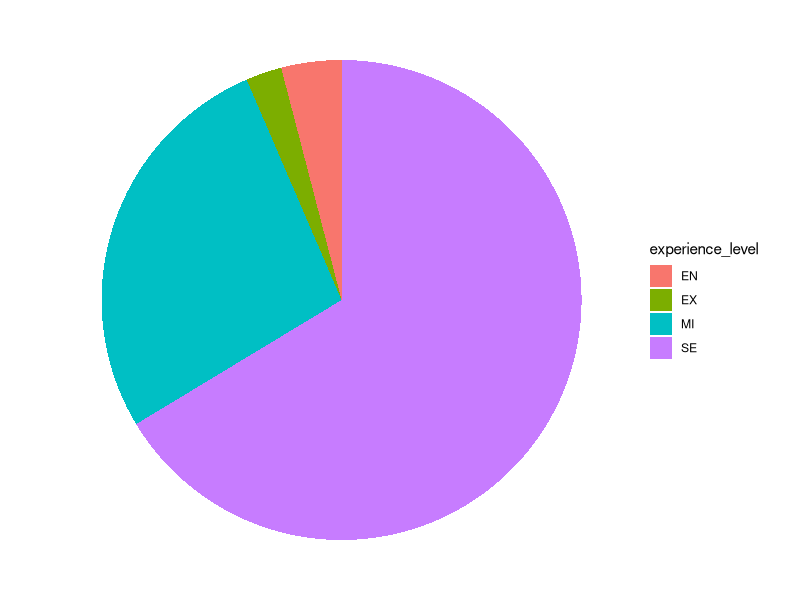
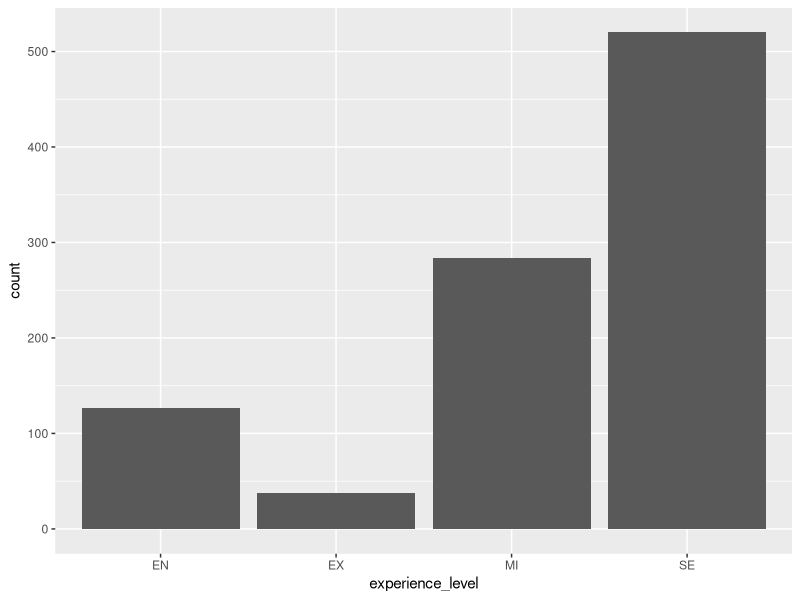
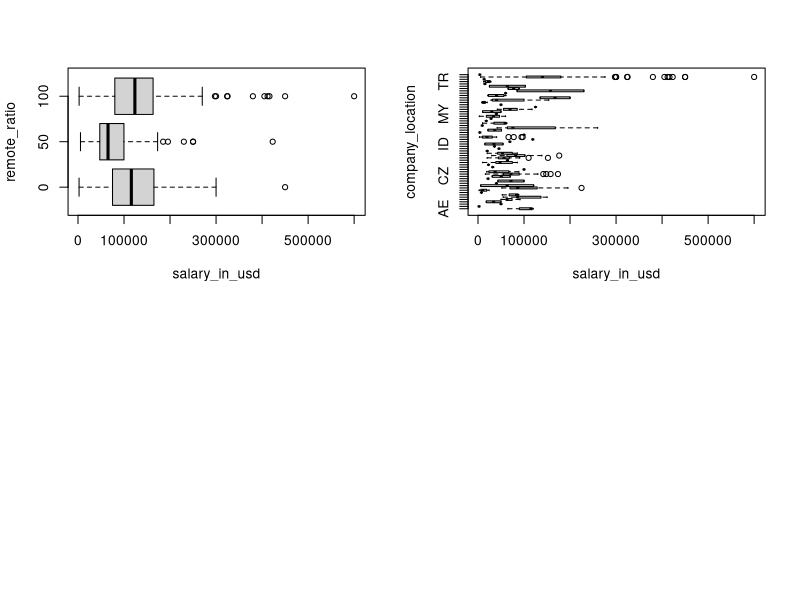
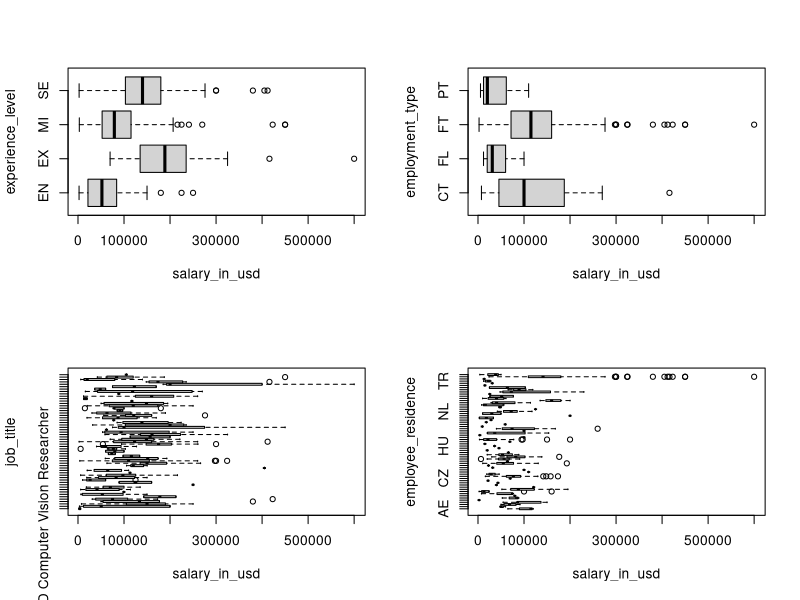

Write the R code that produced these figures, in order.
## ---- chunk 1
knitr::opts_chunk$set(echo = TRUE)
library(kableExtra)
library(psych)
library(ggplot2)
options(scipen=999)
## ---- chunk 2
desc <- read.csv('description.csv')
kable(desc, caption="Variable Names and Description", format='latex') %>%
  kable_styling(latex_options = c("striped", "hold_position", "scale_down"))
## ---- chunk 3
df <- read.csv('ds_salaries.csv')
temp <- c('salary_currency','salary','salary_in_usd')
df1 <- df[temp]
kable(head(df1), caption="Salary Variable vs Salary in USD Variable") %>%
  kable_styling(latex_options = c(font_size=11,"striped", "hold_position"))
## ---- chunk 4
#kable(describe(df), caption="Summary of the DS Salary Dataset", digits=2) %>%
#  kable_styling(latex_options = c(font_size=11,"striped", "hold_position", "scale_down"))
## ---- chunk 5
ggplot(df, aes(x="", y=experience_level, fill=experience_level)) +
  geom_bar(stat="identity", width=1) +
  coord_polar("y", start=0) +
  theme_void()
## ---- chunk 6
par(mfrow=c(1,3))
ggplot(df, aes(experience_level, ..count..)) +
  geom_bar(aes(fill=remote_ratio), position="dodge")
## ---- chunk 7
par(mfrow=c(2,2))
boxplot(salary_in_usd~remote_ratio, data=df, horizontal = TRUE)
boxplot(salary_in_usd~company_location, data=df, horizontal = TRUE)
#hist(df$company_size)#, data=df)#, horizontal = TRUE)
## ---- chunk 8
par(mfrow=c(2,2))
boxplot(salary_in_usd~experience_level, data=df, horizontal = TRUE)
boxplot(salary_in_usd~employment_type, data=df, horizontal = TRUE)
boxplot(salary_in_usd~job_title, data=df, horizontal = TRUE)
boxplot(salary_in_usd~employee_residence, data=df, horizontal = TRUE)
